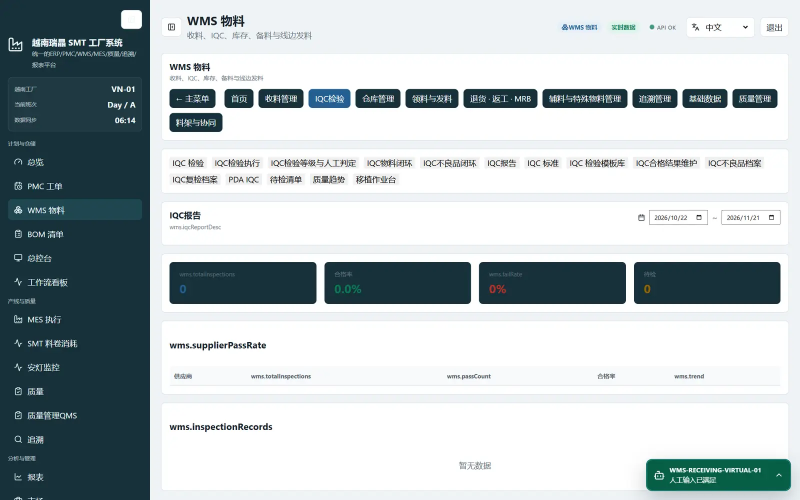
#> input picture ui-eval/wms/iqcreport-raw-keys.webp, 1600 x 1000 px (shown at 1/2 size)
$ python preprocess_receiving_label.py ../../ui-eval/wms/iqcreport-raw-keys.webp ../../ui-eval/wms/crash-solderPaste.webp
#> lines starting #> are read from the running program, lines starting #| are printed output that depends on the picture
import sys
import cv2


source, target = sys.argv[1], sys.argv[2]
image = cv2.imread(source)
#> image is the input picture: shape (1000, 1600, 3); mean B, G, R 196, 193.3, 184
if image is None:
    raise SystemExit("unable to decode receiving label image")

gray = cv2.cvtColor(image, cv2.COLOR_BGR2GRAY)
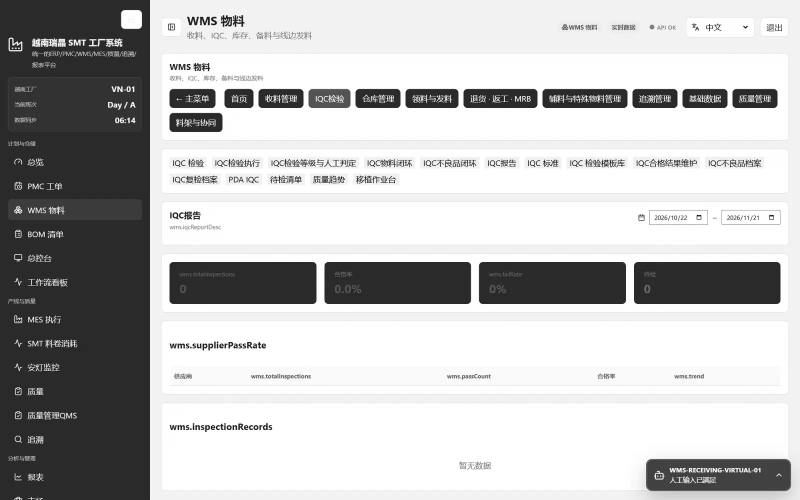
#> gray: shape (1000, 1600) (shown at 1/2 size); min 0, max 255, mean 190.8
longest = max(gray.shape[:2])
#> longest = 1600
scale = max(1.0, min(4.0, 2800.0 / longest))
#> scale = 1.75
gray = cv2.resize(gray, None, fx=scale, fy=scale, interpolation=cv2.INTER_CUBIC)
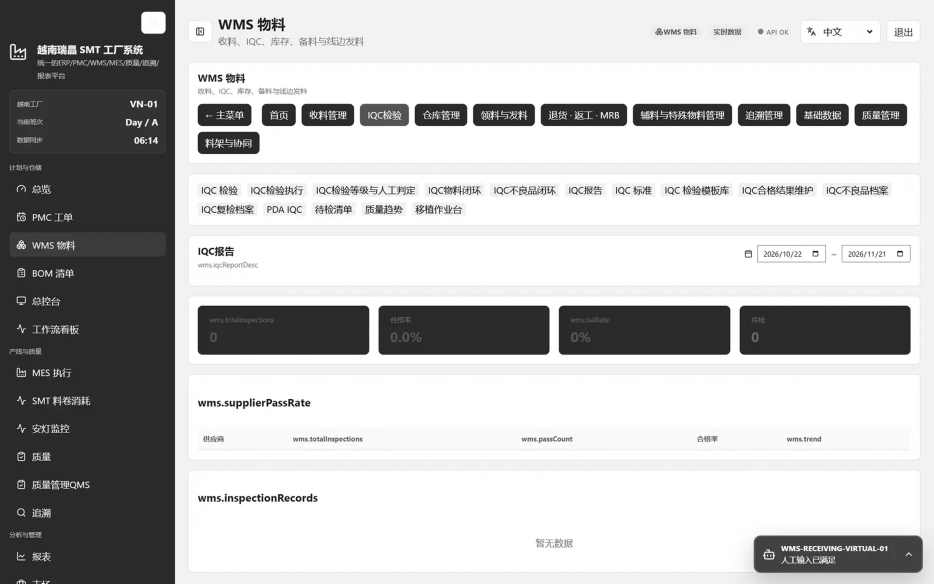
#> gray: shape (1750, 2800) (shown at 1/3 size); min 0, max 255, mean 190.7
gray = cv2.createCLAHE(clipLimit=2.5, tileGridSize=(8, 8)).apply(gray)
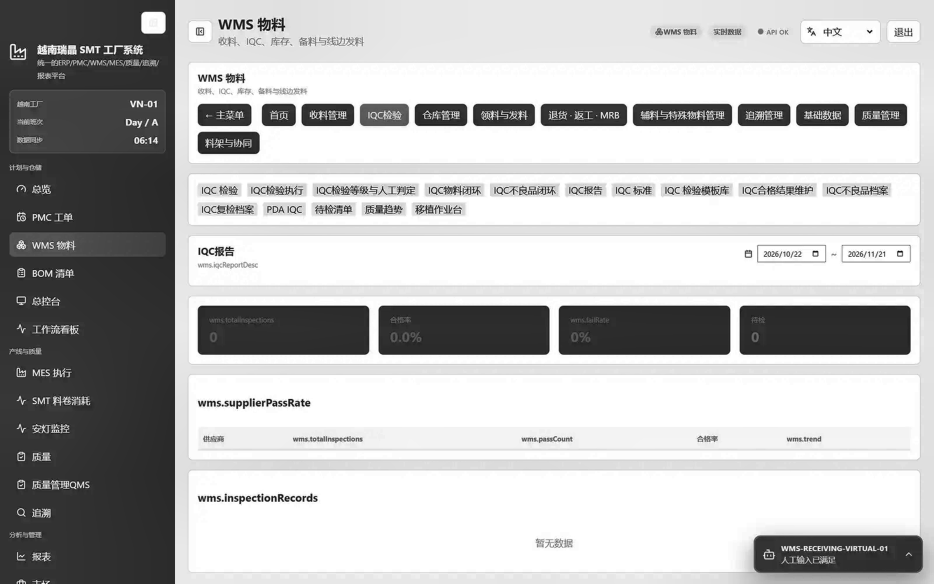
#> gray: shape (1750, 2800) (shown at 1/3 size); min 1, max 255, mean 187.5
gray = cv2.GaussianBlur(gray, (0, 0), 0.8)
gray = cv2.addWeighted(gray, 1.8, cv2.GaussianBlur(gray, (0, 0), 2.0), -0.8, 0)
cv2.imwrite(target, gray, [cv2.IMWRITE_PNG_COMPRESSION, 2])

$ run again, on ui-eval/wms/graftops-working.webp
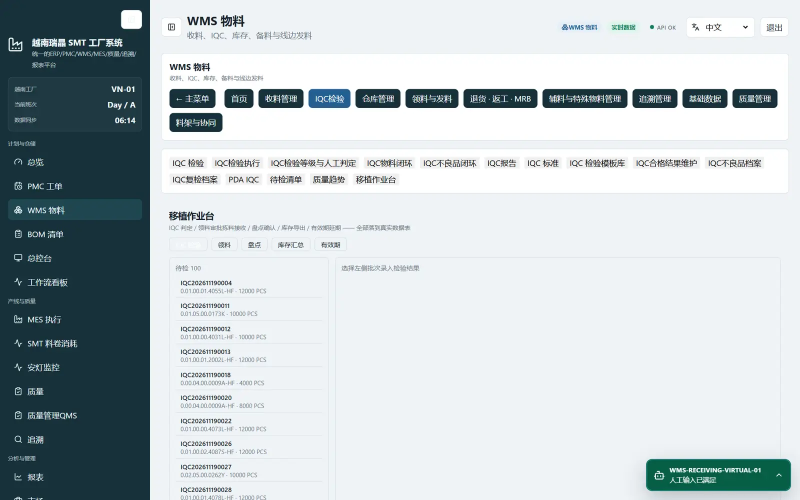
#> input picture ui-eval/wms/graftops-working.webp, 1600 x 1000 px (shown at 1/2 size)
#> image is the input picture: shape (1000, 1600, 3); mean B, G, R 204.4, 201, 191.7
#> `gray = cv2.cvtColor(image, cv2.COLOR_BGR2GRAY)`:
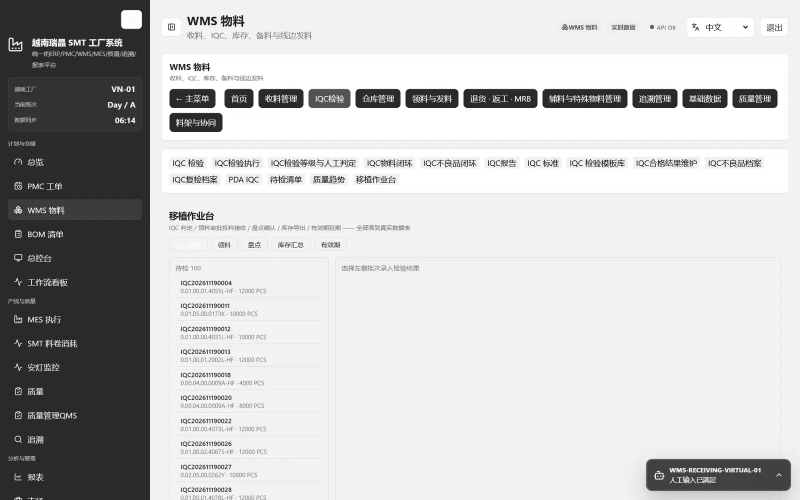
#> gray: shape (1000, 1600) (shown at 1/2 size); min 0, max 255, mean 198.5
#> `gray = cv2.createCLAHE(clipLimit=2.5, tileGridSize=(8, 8)).apply(gray)`:
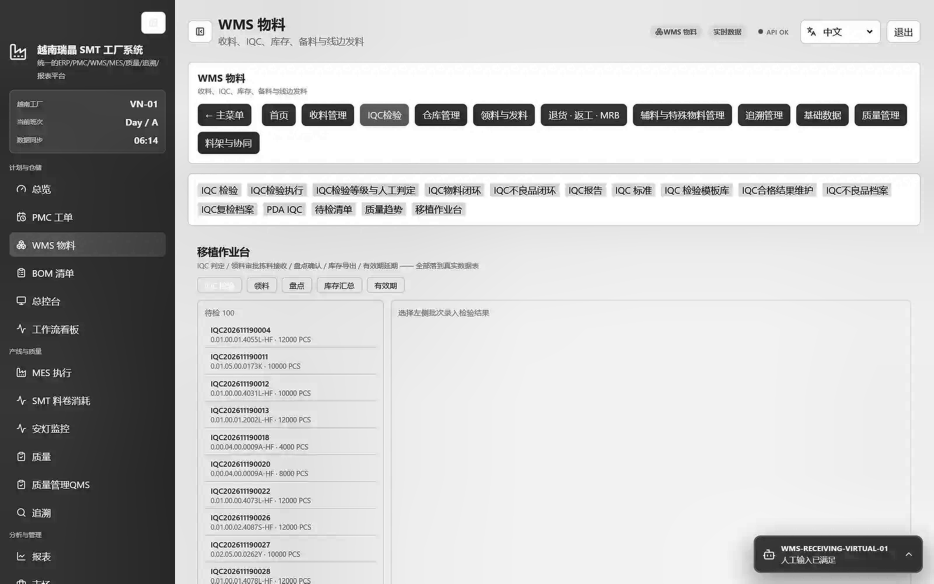
#> gray: shape (1750, 2800) (shown at 1/3 size); min 1, max 255, mean 194

$ run again, on ui-eval/wms/inventory-silent-empty.webp
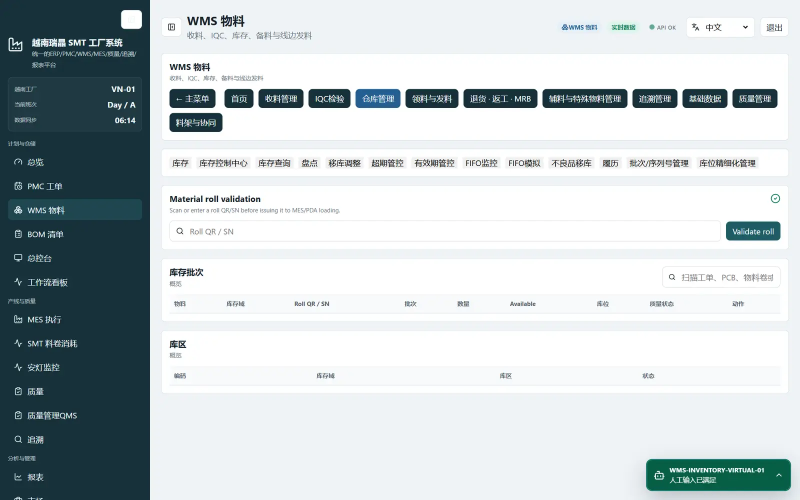
#> input picture ui-eval/wms/inventory-silent-empty.webp, 1600 x 1000 px (shown at 1/2 size)
#> image is the input picture: shape (1000, 1600, 3); mean B, G, R 206.8, 204.2, 195.7
#> `gray = cv2.cvtColor(image, cv2.COLOR_BGR2GRAY)`:
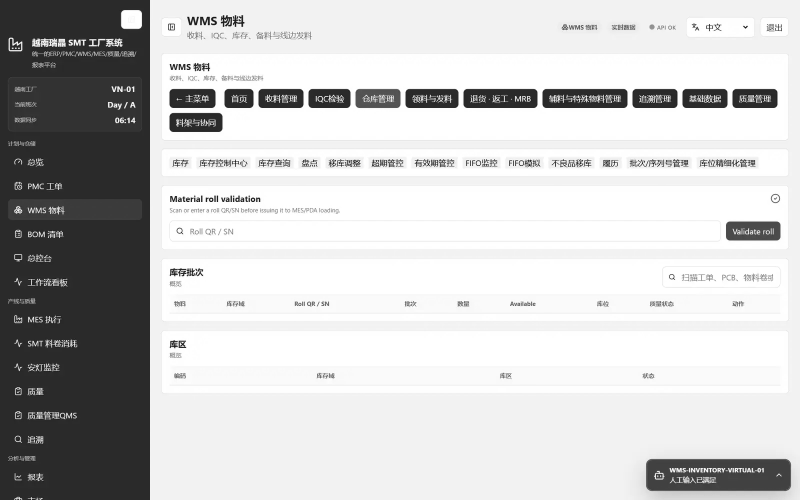
#> gray: shape (1000, 1600) (shown at 1/2 size); min 0, max 255, mean 201.9
#> `gray = cv2.createCLAHE(clipLimit=2.5, tileGridSize=(8, 8)).apply(gray)`:
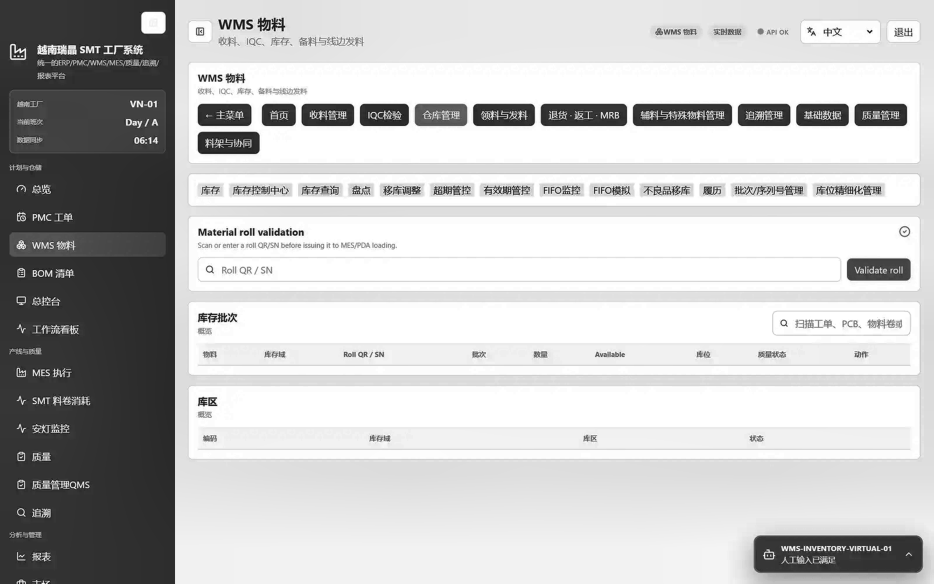
#> gray: shape (1750, 2800) (shown at 1/3 size); min 1, max 255, mean 197.2

$ run again, on ui-eval/wms/lifecycle-working.webp
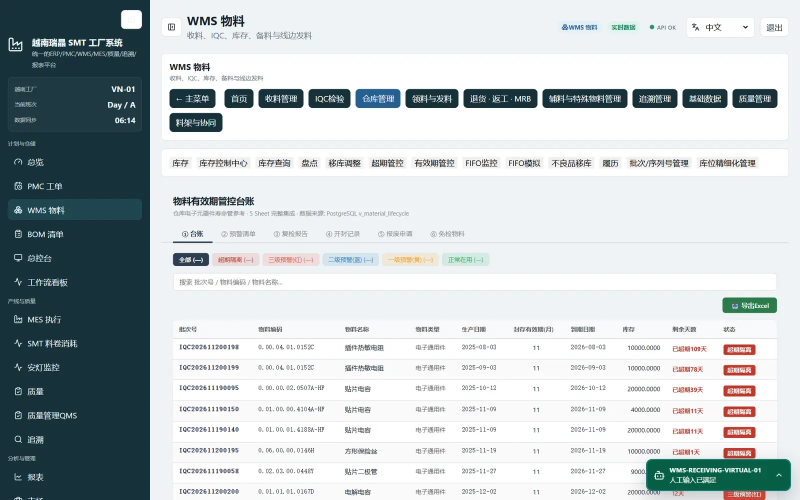
#> input picture ui-eval/wms/lifecycle-working.webp, 1600 x 1000 px (shown at 1/2 size)
#> image is the input picture: shape (1000, 1600, 3); mean B, G, R 203, 200.6, 192.9
#> `gray = cv2.resize(gray, None, fx=scale, fy=scale, interpolation=cv2.IN..`:
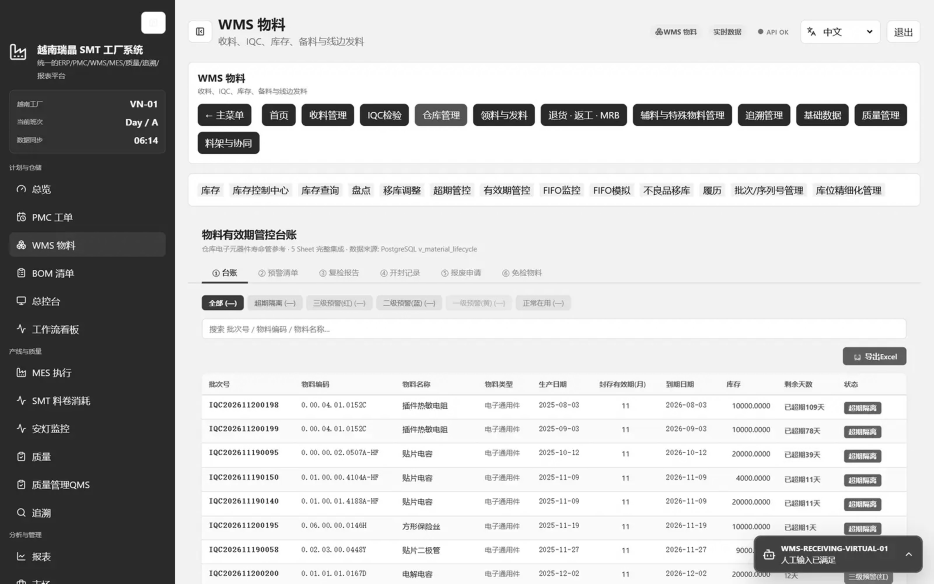
#> gray: shape (1750, 2800) (shown at 1/3 size); min 0, max 255, mean 198.4
#> `gray = cv2.createCLAHE(clipLimit=2.5, tileGridSize=(8, 8)).apply(gray)`:
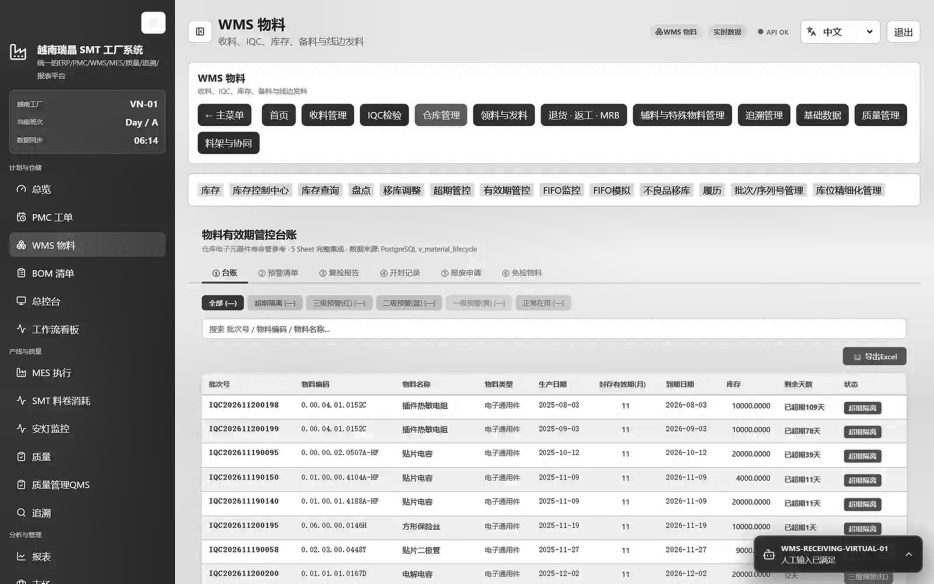
#> gray: shape (1750, 2800) (shown at 1/3 size); min 1, max 255, mean 191.9
